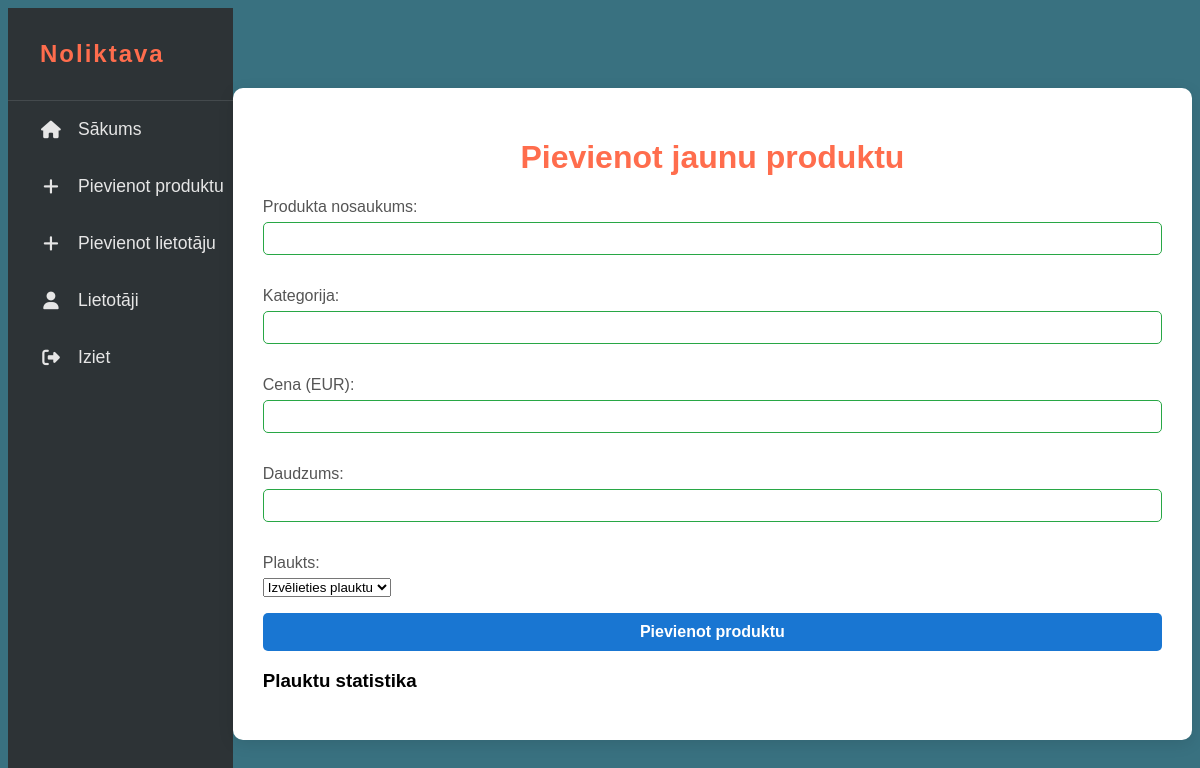
The page /views/add_product.php (signed in) on the database as committed earlier.
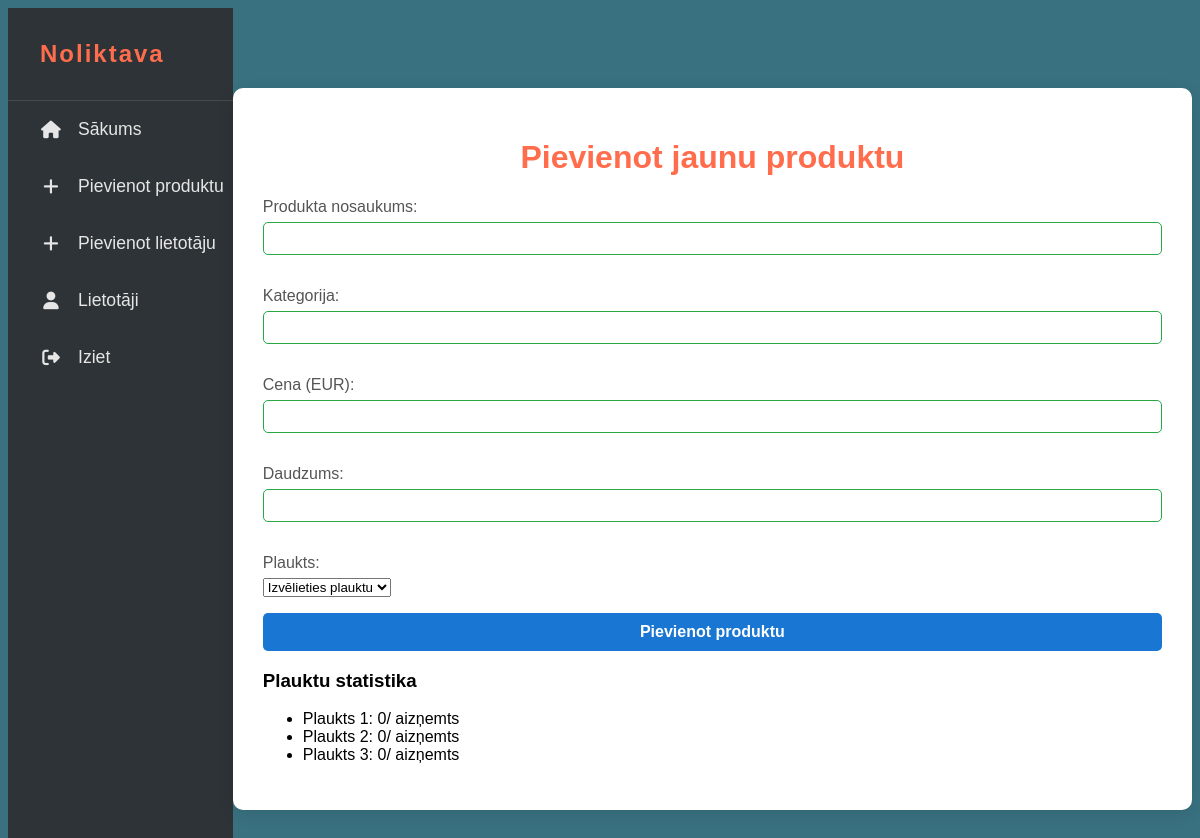
The same page on the database as committed later.
### tables this page shows
CREATE TABLE shelves (
    id INT AUTO_INCREMENT PRIMARY KEY,
    name VARCHAR(50) NOT NULL
);

### config/mysql.php (called while the page is built, shortened)
<?php
$is_admin = isset($_SESSION['is_admin']) && $_SESSION['is_admin'] == 1;

### views/add_product.php (the view, shortened to what this page needs)
<?php
require_once '../config/mysql.php';
?>
<!DOCTYPE html>
<html lang="lv">
<head>
    <link rel="stylesheet" href="../css/styles.css">
    <link rel="stylesheet" href="https://cdnjs.cloudflare.com/ajax/libs/font-awesome/6.4.0/css/all.min.css">
</head>
<body>
<div class="main-layout">
    <aside class="sidebar">
        <div class="sidebar-header">
            <span>Noliktava</span>
        </div>
        <nav class="sidebar-nav">
            <ul>
                <?php if ($is_admin): ?>
                    <li><a href="dashboard.php"><i class="fa-solid fa-home"></i> Sākums</a></li>
                    <li><a href="add_product.php"><i class="fa-solid fa-plus"></i> Pievienot produktu</a></li>
                    <li><a href="registration.php"><i class="fa-solid fa-plus"></i> Pievienot lietotāju</a></li>
                    <li><a href="users.php"><i class="fa-solid fa-user"></i> Lietotāji</a></li>
                    <li><a href="../controllers/logout.php"><i class="fa-solid fa-right-from-bracket"></i> Iziet</a></li>
                <?php elseif ($is_employee): ?>
                    <li><a href="dashboard.php"><i class="fa-solid fa-home"></i> Sākums</a></li>
                    <li><a href="employee_orders.php"><i class="fa-solid fa-car"></i> Veikt pasūtījumu</a></li>
                    <li><a href="../controllers/logout.php"><i class="fa-solid fa-right-from-bracket"></i> Iziet</a></li>
                <?php endif; ?>
            </ul>
        </nav>
    </aside>
    <div class="add-product-card">
        <h1>Pievienot jaunu produktu</h1>
        <form method="POST" class="product-form" action="../controllers/add_product.php" onsubmit="return validateForm()">
            <div class="form-group">
                <label for="title">Produkta nosaukums:</label>
                <input type="text" id="title" name="title"
                       minlength="3" maxlength="100"
                       pattern="[a-zA-Z0-9\s\-_.,āčēģīķļņšūžĀČĒĢĪĶĻŅŠŪŽ]+"
                       title="Produkta nosaukumam jābūt no 3 līdz 100 rakstzīmēm. Atļauti burti, cipari un simboli: -_.,">
            </div>
            <div class="form-group">
                <label for="category">Kategorija:</label>
                <input type="text" id="category" name="category"
                       minlength="2" maxlength="50"
                       pattern="[a-zA-Z0-9\s\-_.,āčēģīķļņšūžĀČĒĢĪĶĻŅŠŪŽ]+"
                       title="Kategorijai jābūt no 2 līdz 50 rakstzīmēm. Atļauti burti, cipari un simboli: -_.,">
            </div>
            <div class="form-group">
                <label for="price">Cena (EUR):</label>
                <input type="number" id="price" name="price"
                       min="0.01" max="999999.99" step="0.01"
                       title="Cenai jābūt no 0.01 līdz 999999.99 EUR">
            </div>
            <div class="form-group">
                <label for="quantity">Daudzums:</label>
                <input type="number" id="quantity" name="quantity"
                       min="0" max="999999"
                       title="Daudzumam jābūt no 0 līdz 999999">
            </div>
            <div class="form-group">
                <label for="shelf_id">Plaukts:</label>
                <select id="shelf_id" name="shelf_id" required>
                    <option value="">Izvēlieties plauktu</option>
                    <?php
                    $shelves = $dbh->query("SELECT id, name, capacity FROM shelves")->fetchAll(PDO::FETCH_ASSOC);
                    $shelfUsage = [];
                    foreach ($shelves as $shelf) {
                        $stmt = $dbh->prepare("SELECT SUM(quantity) as total FROM products WHERE shelf_id = ?");
                        $stmt->execute([$shelf['id']]);
                        $row = $stmt->fetch(PDO::FETCH_ASSOC);
                        $shelfUsage[$shelf['id']] = (int)($row['total'] ?? 0);
                    }
                    ?>
                </select>
            </div>
            <div class="form-actions">
                <button type="submit" class="btn-primary">Pievienot produktu</button>
            </div>
            <div class="form-group">
                <h3>Plauktu statistika</h3>
                <ul id="shelf-stats">
                    <?php foreach ($shelves as $shelf): ?>
                        <li>
                            <?= htmlspecialchars($shelf['name']) ?>:
                            <?= $shelfUsage[$shelf['id']] ?>/<?= $shelf['capacity'] ?> aizņemts
                        </li>
                    <?php endforeach; ?>
                </ul>
            </div>
        </form>
    </div>
</div>
</body>
</html>

### css/styles.css (style rules this page uses)
body { font-family: Arial, sans-serif; background: #397180; }
h1 { text-align: center; color: #ff6d4d; font-weight: bold; }
.main-layout { display: flex; min-height: 100vh; }
.sidebar { width: 250px; background: #2d3336; padding: 0; display: flex; flex-direction: column; min-height: 100vh; }
.sidebar-header { display: flex; align-items: center; font-size: 1.5em; font-weight: bold; padding: 32px 0 32px 32px; border-bottom: 1px solid #444a4d; gap: 12px; color: #ff6d4d; letter-spacing: 2px; }
.sidebar-nav ul { list-style: none; padding: 0; margin: 0; }
.sidebar-nav li { display: flex; align-items: center; font-size: 1.1em; padding: 18px 0 18px 32px; cursor: pointer; transition: background 0.2s, color 0.2s; gap: 16px; color: #e6e6e6; }
.sidebar-nav li i { min-width: 22px; text-align: center; }
.sidebar-nav li a { color: inherit; text-decoration: none; display: flex; align-items: center; width: 100%; height: 100%; gap: 16px; }
button { background: #ff6d4d; color: #fff; border: none; border-radius: 6px; padding: 6px 16px; margin-right: 4px; cursor: pointer; font-weight: bold; transition: background 0.2s; }
.add-product-card { background: #fff; width: 1000px; max-width: 1500px; margin: 80px auto; padding: 30px; border-radius: 10px; box-shadow: 0 4px 16px rgba(0,0,0,0.10); }
.add-product-card label { display: block; margin-bottom: 6px; color: #555; }
.add-product-card input { width: 100%; padding: 8px 10px; margin-bottom: 16px; border: 1px solid #ccc; border-radius: 5px; box-sizing: border-box; }
.add-product-card button { width: 100%; padding: 10px; background: #1976d2; color: #fff; border: none; border-radius: 5px; font-size: 16px; cursor: pointer; transition: background 0.2s; }

### views/add_product.php (style rules this page uses)
.form-group { margin-bottom: 1rem; }
input:valid { border-color: #28a745; }

Rows that differ between the two databases and show on the page:
added shelves: name "Plaukts 1", id "0"
added shelves: name "Plaukts 2", id "0"
added shelves: name "Plaukts 3", id "0"
